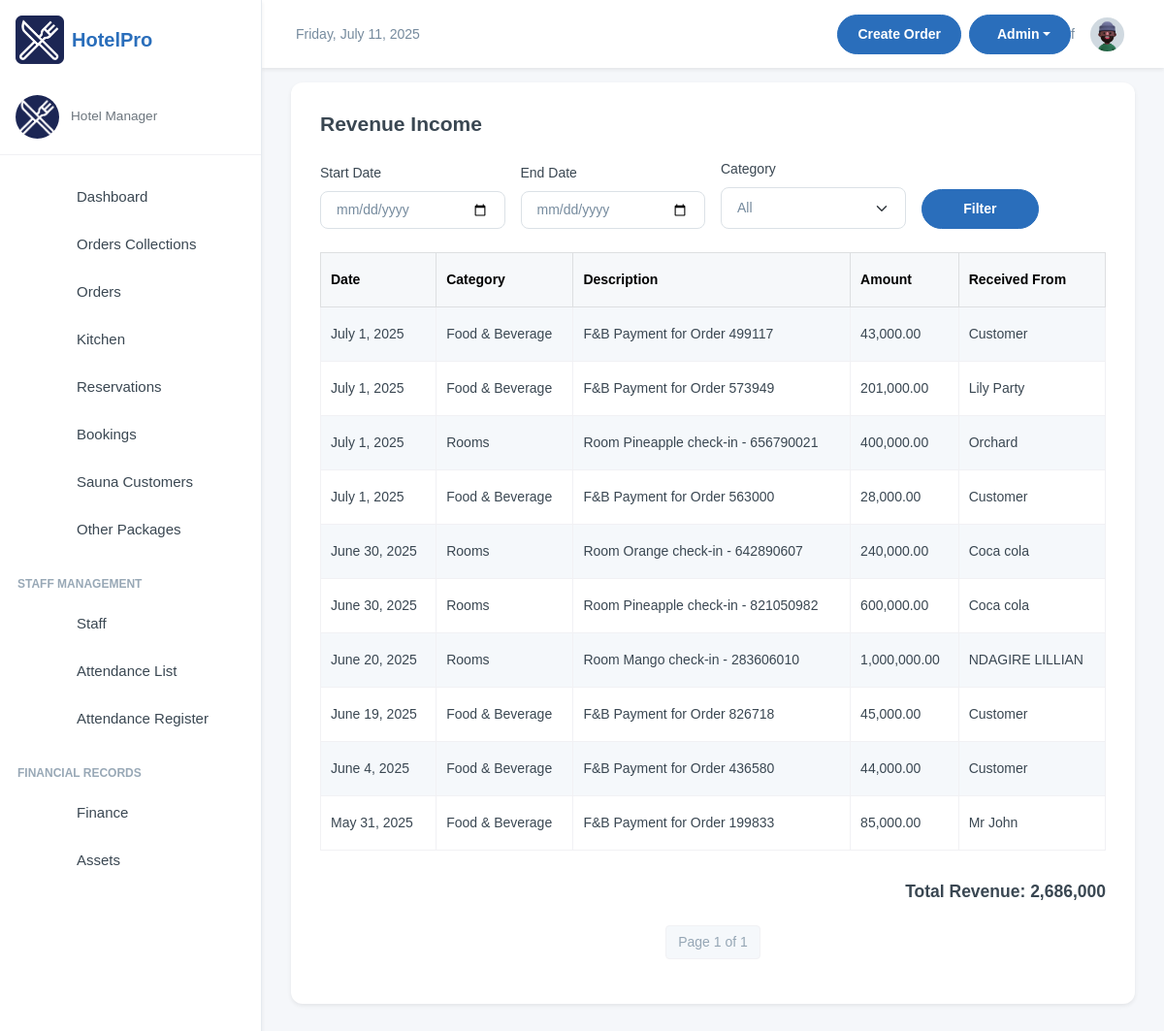
Before: /finance/all-revenue/ (signed in) with the older database file.
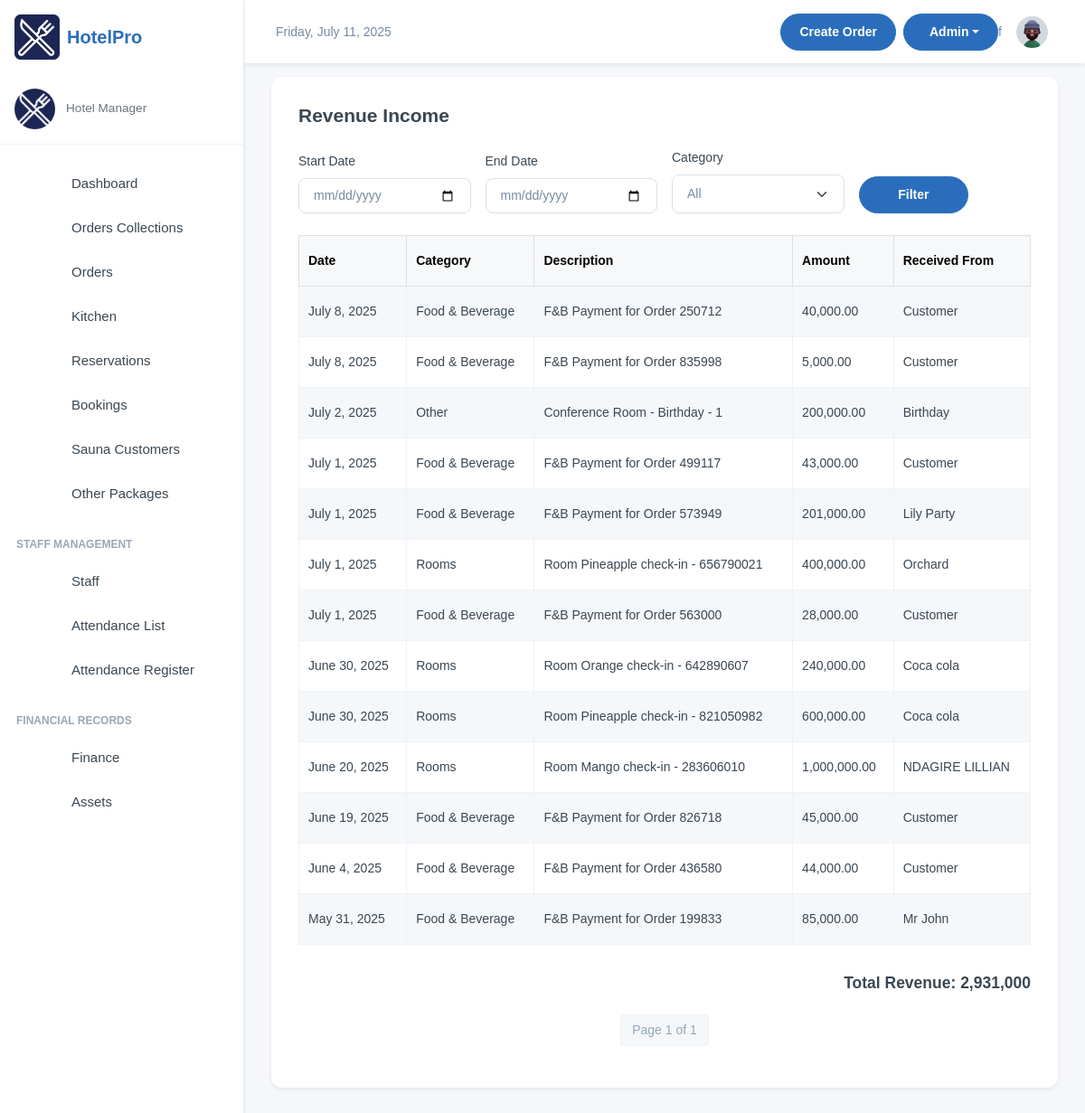
After: the same page with the newer database file.
### finance/models.py (models this page shows, shortened)
class Revenue(models.Model):
    REVENUE_CHOICES = [
        ('rooms', 'Rooms'),
        ('fnb', 'Food & Beverage'),
        ('party', 'Party'),
        ('other', 'Other')
    ]
    description = models.CharField(max_length=255)
    amount = models.DecimalField(max_digits=12, decimal_places=2)
    date = models.DateField()
    category = models.CharField(max_length=100, blank=True, null=True, choices=REVENUE_CHOICES)
    attachment = models.FileField(upload_to='attachments/%Y/%m/%d/', blank=True, null=True)
    is_active = models.BooleanField(default=True)
    received_from = models.CharField(max_length=30, default="staff")
    created_by = models.ForeignKey(settings.AUTH_USER_MODEL, on_delete=models.SET_NULL,
                                   null=True, blank=True, related_name='+')
    updated_by = models.ForeignKey(settings.AUTH_USER_MODEL, on_delete=models.SET_NULL,
                                   null=True, blank=True, related_name='+')

### finance/views.py (the view)
# urls.py: path('all-revenue/', views.revenue, name='revenue'),
@login_required(login_url='/user/login/')
def revenue(request):
    start_date = request.GET.get('start_date')
    end_date = request.GET.get('end_date')
    category = request.GET.get('category')
    revenues = Revenue.objects.filter(is_active=True)
    if start_date:
        revenues = revenues.filter(date__gte=start_date)
    if end_date:
        revenues = revenues.filter(date__lte=end_date)
    if category:
        revenues = revenues.filter(category=category)
    total_revenue = revenues.aggregate(Sum('amount'))['amount__sum'] or 0
    from django.core.paginator import Paginator
    paginator = Paginator(revenues.order_by('-date'), 20)
    page_number = request.GET.get('page')
    page_obj = paginator.get_page(page_number)
    context = {
        'revenue_list': page_obj,
        'start_date': start_date,
        'end_date': end_date,
        'selected_category': category,
        'total_revenue': total_revenue,
        'revenue_choices': Revenue.REVENUE_CHOICES,
    }
    return render(request, 'revenue.html', context)

### finance/templates/revenue.html (shortened to what this page needs)
{% extends 'base.html' %}
{% load humanize %}
{% load custom_filters %}
{% block content %}
<div class="card shadow-sm">
    <div class="card-body">
        <div class="d-flex justify-content-between align-items-center mb-4">
            <h4 class="fw-semibold mb-0">Revenue Income</h4>
        </div>
        <form method="get" class="row g-3 align-items-end mb-4">
            <div class="col-md-3">
                <label for="start_date" class="form-label">Start Date</label>
                <input type="date" name="start_date" id="start_date" class="form-control" value="{{ start_date }}">
            </div>
            <div class="col-md-3">
                <label for="end_date" class="form-label">End Date</label>
                <input type="date" name="end_date" id="end_date" class="form-control" value="{{ end_date }}">
            </div>
            <div class="col-md-3">
                <label for="category" class="form-label">Category</label>
                <select name="category" id="category" class="form-select">
                    <option value="">All</option>
                </select>
            </div>
            <div class="col-md-2">
                <button type="submit" class="btn btn-primary w-100">Filter</button>
            </div>
        </form>
        <div class="table-responsive">
            <table class="table table-striped table-bordered">
                <thead class="table-light">
                    <tr>
                        <th>Date</th>
                        <th>Category</th>
                        <th>Description</th>
                        <th>Amount</th>
                        <th>Received From</th>
                    </tr>
                </thead>
                <tbody>
                    {% for revenue in revenue_list %}
                    <tr>
                        <td>{{ revenue.date }}</td>
                        <td>{{ revenue.get_category_display }}</td>
                        <td>{{ revenue.description }}</td>
                        <td>{{ revenue.amount|intcomma }}</td>
                        <td>{{ revenue.received_from }}</td>
                    </tr>
                    {% empty %}
                    <tr>
                        <td colspan="5" class="text-center text-muted">No revenue records for this period.</td>
                    </tr>
                    {% endfor %}
                </tbody>
            </table>
        </div>
        <div class="mt-3">
            <h5 class="text-end"><strong>Total Revenue:</strong> {{ total_revenue|intcomma }}</h5>
        </div>
        <nav aria-label="Page navigation" class="mt-4">
            <ul class="pagination justify-content-center">
                <li class="page-item disabled">
                    <span class="page-link">Page {{ revenue_list.number }} of {{ revenue_list.paginator.num_pages }}</span>
                </li>
            </ul>
        </nav>
    </div>
</div>
{% endblock %}

Changed rows visible on the page:
added Revenue: date "July 8, 2025", category "Food & Beverage", description "F&B Payment for Order 250712", amount "40,000.00", received_from "Customer"
added Revenue: date "July 8, 2025", category "Food & Beverage", description "F&B Payment for Order 835998", amount "5,000.00", received_from "Customer"
added Revenue: date "July 2, 2025", category "Other", description "Conference Room - Birthday - 1", amount "200,000.00", received_from "Birthday"
Other visible differences:
{{ total_revenue|intcomma }}: "2,686,000" → "2,931,000"
